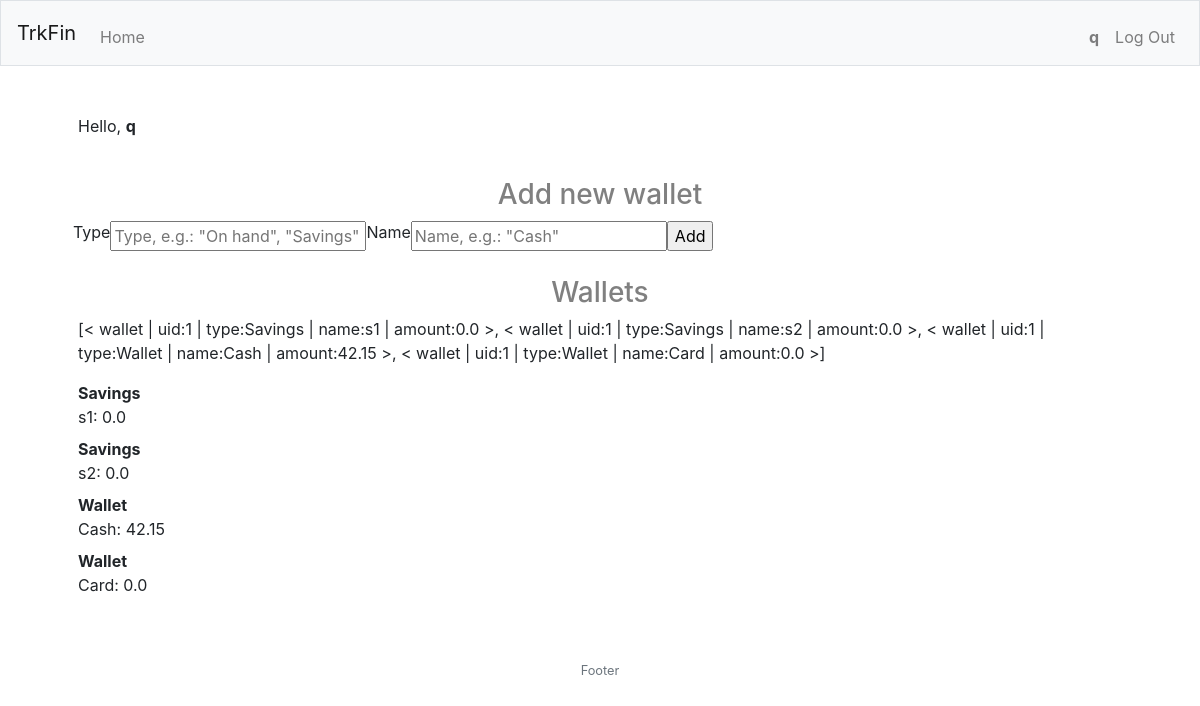
Page /u/q (signed in) on the committed database.
### trkfin/models.py (models this page shows, shortened)
class Users(UserMixin, db.Model):
    id = db.Column(db.Integer, primary_key=True, nullable=False)
    username = db.Column(db.String(64), index=True, unique=True, nullable=False)
    email = db.Column(db.String(120), index=True)
    created_utc = db.Column(db.DateTime, default=datetime.utcnow, nullable=False)
    password_hash = db.Column(db.String(128), nullable=False)

class Wallets(db.Model):
    wid = db.Column(db.Integer, primary_key=True, nullable=False)
    user_id = db.Column(db.Integer, index=True, nullable=False)
    type = db.Column(db.String(20), nullable=False)
    name = db.Column(db.String(20), nullable=False)
    amount = db.Column(db.Float, nullable=False)
    def __repr__(self):
        return f'< wallet | uid:{self.user_id} | type:{self.type} | name:{self.name} | amount:{self.amount} >'

### trkfin/routes.py (the view, shortened to what this page needs)
@app.route('/u/<username>', methods=['GET', 'POST'])
@login_required
def account(username):
    if username is not current_user.username:
        return redirect('/u/' + current_user.username)
    user = Users.query.filter_by(username=username).first_or_404()
    wallets = Wallets.query.filter_by(user_id=current_user.id).order_by(Wallets.type).all()
    form = AddWallet()
    return render_template('account.html', user=user, wallets=wallets, form=form)

### trkfin/forms.py
class AddWallet(FlaskForm):
    aw_ts = "timestamp"
    name = StringField('Name', validators=[Optional()], render_kw={'placeholder': 'Name, e.g.: "Cash"'})
    type = StringField('Type', validators=[Optional()], render_kw={'placeholder': 'Type, e.g.: "On hand", "Savings"'})
    submit = SubmitField('Add')

### trkfin/models.py (called while the page is built)
@login.user_loader
def load_user(id):
    return Users.query.get(int(id))

### trkfin/templates/account.html (shortened to what this page needs)
{% extends "layout.html" %}
{% block main %}
	<p>Hello, <b>{{ current_user.username }}</b></p>
  <br>
  <div>
    <h3>Add new wallet</h3>
    <form action="" method="POST" class="form-row align-items-center">
      {{ form.type.label() }}
      {{ form.type() }}
      {{ form.name.label() }}
      {{ form.name }}
      {{ form.submit() }}
    </form>
  </div>
  <br>
  <div>
    <h3>Wallets</h3>
    <p>{{ wallets }}</p>
    <dl>
      {% for w in wallets %}
      <dt>{{ w.type }}</dt>
      <dd>{{ w.name }}: {{ w.amount }}</dd>
      {% endfor %}
    </dl>
  </div>
{% endblock %}

### trkfin/templates/layout.html (shortened to what this page needs)
<!DOCTYPE html>
<html lang="en">
	<head>
		<link rel="stylesheet" href="https://cdn.jsdelivr.net/npm/bootstrap@4.5.3/dist/css/bootstrap.min.css">
		<link href="/static/styles.css" rel="stylesheet">
	</head>
	<body>
		<nav class="navbar navbar-expand-md navbar-light bg-light border">
			<a class="navbar-brand" href="{{ url_for('index') }}">TrkFin</a>
			<div class="collapse navbar-collapse" id="navbar">
				{% if current_user.is_authenticated %}
					<ul class="navbar-nav mr-auto mt-2">
						<li class="nav-item"><a class="nav-link" href="{{ url_for('home') }}">Home</a></li>
					</ul>
					<ul class="navbar-nav ml-auto mt-2">
						<li class="nav-item"><a class="nav-link" href="{{ url_for('account', username=current_user.username) }}"><b>{{ current_user.username }}</b></a></li>
						<li class="nav-item"><a class="nav-link" href="{{ url_for('logout') }}">Log Out</a></li>
					</ul>
				{% else %}
					<ul class="navbar-nav ml-auto mt-2">
						<li class="nav-item"><a class="nav-link" href="{{ url_for('register') }}">Register</a></li>
						<li class="nav-item"><a class="nav-link" href="{{ url_for('login') }}">Log In</a></li>
					</ul>
				{% endif %}
			</div>
		</nav>
		<main class="container p-5">
			{% block main %}{% endblock %}
		</main>
		<footer class="small text-center text-muted">
			Footer
		</footer>
	</body>
</html>

### trkfin/static/styles.css (style rules this page uses)
h3 { color: grey; }
h3, h4 { text-align: center; }

### rows in the picture
Users: username "q"
Wallets: user+type+name "[< wallet | uid:1 | type:Savings | name:s1 | amount:0.0 >, < wallet | uid:1 | type:Savings | name:s2 | amount:0.0 >, < wallet | uid:1 | type:Wallet | name:Cash | amount:42.15 >, < wallet | uid:1 | type:Wallet | name:Card | amount:0.0 >]", type "Savings", name "s1", amount "0.0"
Wallets: type "Savings", name "s2", amount "0.0"
Wallets: type "Wallet", name "Cash", amount "42.15"
Wallets: type "Wallet", name "Card", amount "0.0"
